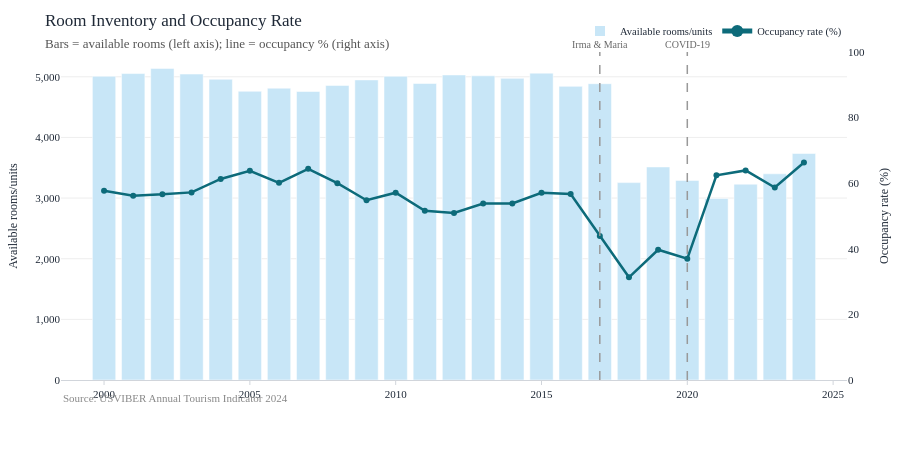

The notebook cell this image was saved under:
### Markdown cell above
---
## 4. Occupancy and Utilization

### Code cell
# Occupancy rate alongside available rooms
fig = go.Figure()
fig.add_trace(
    go.Bar(
        x=tour["year"],
        y=tour["total_rooms"],
        name="Available rooms/units",
        marker_color="#c8e6f7",
        yaxis="y",
    )
)
fig.add_trace(
    go.Scatter(
        x=tour["year"],
        y=tour["occupancy_rate_pct"],
        mode="lines+markers",
        name="Occupancy rate (%)",
        line=dict(color=PALETTE["occupancy"], width=2.5),
        yaxis="y2",
    )
)
fig.update_layout(
    title=dict(
        text="Room Inventory and Occupancy Rate<br>"
        '<span style="font-size:13px;color:#555">Bars = available rooms (left axis); line = occupancy % (right axis)</span>',
        font=dict(size=17),
    ),
    yaxis=dict(title="Available rooms/units", tickformat=","),
    yaxis2=dict(
        title="Occupancy rate (%)",
        overlaying="y",
        side="right",
        range=[0, 100],
        showgrid=False,
    ),
    height=460,
    legend=dict(orientation="h", yanchor="bottom", y=1.02, xanchor="right", x=1),
    annotations=[
        dict(
            xref="paper",
            yref="paper",
            x=0,
            y=-0.08,
            text='<span style="color:#888;font-size:11px">Source: USVIBER Annual Tourism Indicator 2024</span>',
            showarrow=False,
            xanchor="left",
        )
    ],
)
for x_val, label in [(2017, "Irma & Maria"), (2020, "COVID-19")]:
    fig.add_vline(
        x=x_val,
        line=dict(color="#999", width=1.5, dash="dash"),
        annotation_text=label,
        annotation_position="top",
        annotation_font=dict(size=10, color="#666"),
    )
fig.show()

### Figure 1 — Plotly figure (JSON) as saved in the notebook; plotly's stock layout.template omitted (floating-point values rounded to 4 significant figures)
{"data": [{"marker": {"color": "#c8e6f7"}, "name": "Available rooms/units", "type": "bar", "x": [2000, 2001, 2002, 2003, 2004, 2005, 2006, 2007, 2008, 2009, 2010, 2011, 2012, 2013, 2014, 2015, 2016, 2017, 2018, 2019, 2020, 2021, 2022, 2023, 2024], "y": [5008, 5053, 5138, 5045, 4959, 4761, 4812, 4757, 4857, 4948, 5008, 4889, 5030, 5016, 4974, 5060, 4842, 4886, 3255, 3513, 3291, 2994, 3229, 3400, 3735], "yaxis": "y"}, {"line": {"color": "#0d6b7a", "width": 2.5}, "mode": "lines+markers", "name": "Occupancy rate (%)", "type": "scatter", "x": [2000, 2001, 2002, 2003, 2004, 2005, 2006, 2007, 2008, 2009, 2010, 2011, 2012, 2013, 2014, 2015, 2016, 2017, 2018, 2019, 2020, 2021, 2022, 2023, 2024], "y": [57.7, 56.2, 56.6, 57.2, 61.3, 63.8, 60.1, 64.4, 60.0, 54.8, 57.1, 51.6, 50.9, 53.8, 53.8, 57.1, 56.7, 43.9, 31.3, 39.7, 37.0, 62.4, 63.9, 58.7, 66.3], "yaxis": "y2"}], "layout": {"annotations": [{"showarrow": false, "text": "<span style=\"color:#888;font-size:11px\">Source: USVIBER Annual Tourism Indicator 2024</span>", "x": 0, "xanchor": "left", "xref": "paper", "y": -0.08, "yref": "paper"}, {"font": {"color": "#666", "size": 10}, "showarrow": false, "text": "Irma & Maria", "x": 2017, "xanchor": "center", "xref": "x", "y": 1, "yanchor": "bottom", "yref": "y domain"}, {"font": {"color": "#666", "size": 10}, "showarrow": false, "text": "COVID-19", "x": 2020, "xanchor": "center", "xref": "x", "y": 1, "yanchor": "bottom", "yref": "y domain"}], "height": 460, "legend": {"orientation": "h", "x": 1, "xanchor": "right", "y": 1.02, "yanchor": "bottom"}, "shapes": [{"line": {"color": "#999", "dash": "dash", "width": 1.5}, "type": "line", "x0": 2017, "x1": 2017, "xref": "x", "y0": 0, "y1": 1, "yref": "y domain"}, {"line": {"color": "#999", "dash": "dash", "width": 1.5}, "type": "line", "x0": 2020, "x1": 2020, "xref": "x", "y0": 0, "y1": 1, "yref": "y domain"}], "title": {"font": {"size": 17}, "text": "Room Inventory and Occupancy Rate<br><span style=\"font-size:13px;color:#555\">Bars = available rooms (left axis); line = occupancy % (right axis)</span>"}, "yaxis": {"tickformat": ",", "title": {"text": "Available rooms/units"}}, "yaxis2": {"overlaying": "y", "range": [0, 100], "showgrid": false, "side": "right", "title": {"text": "Occupancy rate (%)"}}}}
